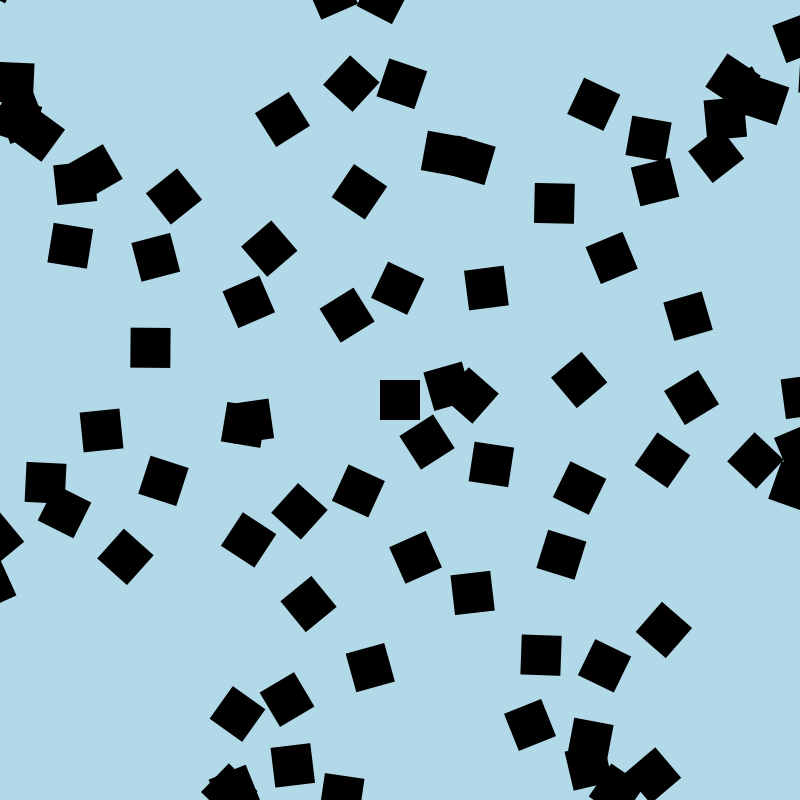
Frame 1 (no input)
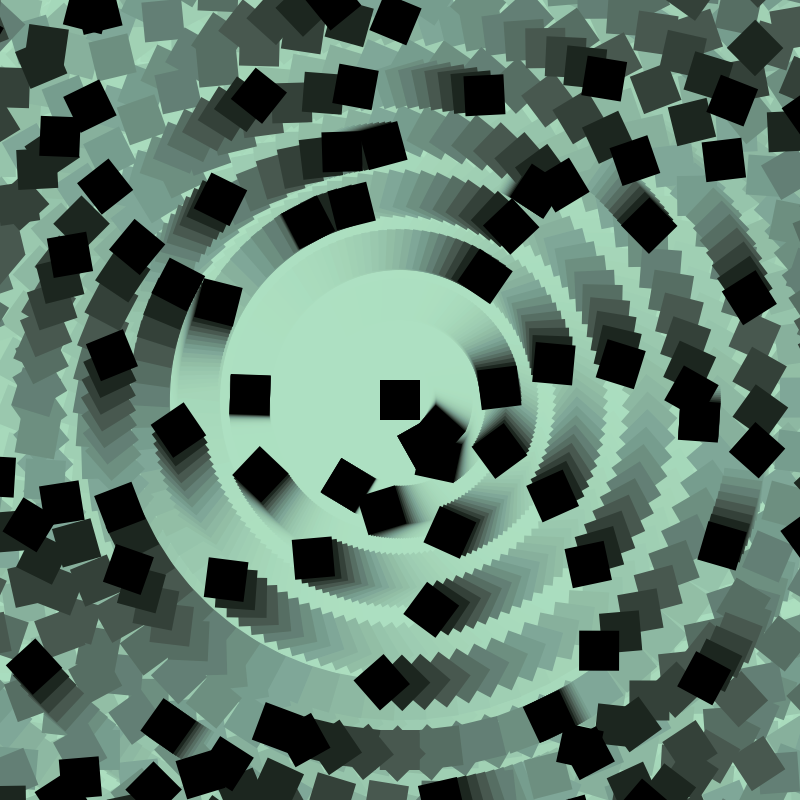
Frame 60 (the mouse pressed at the canvas centre just before this capture)
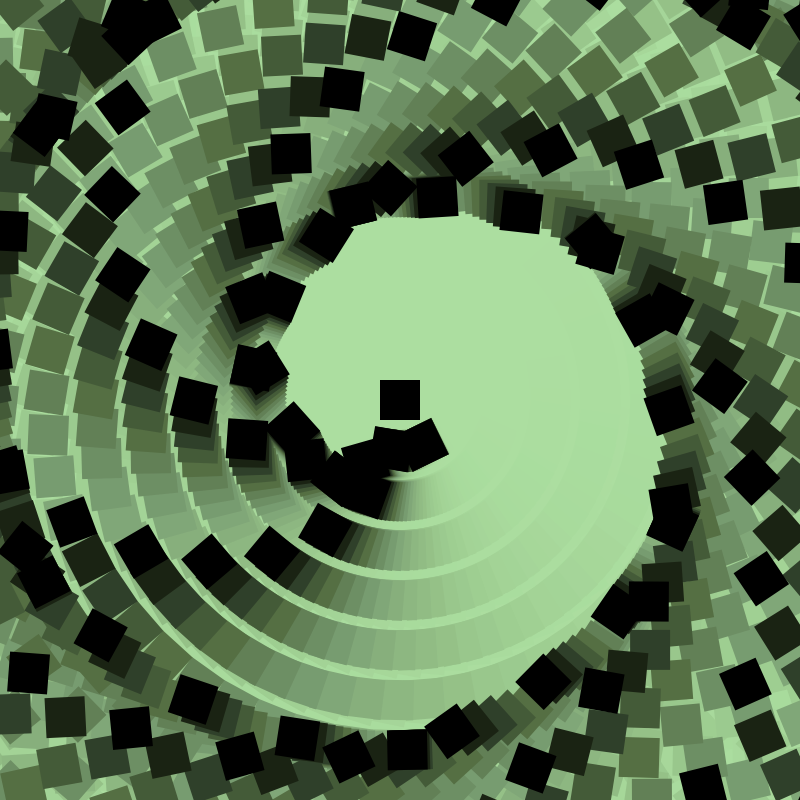
Frame 120 (the mouse held since frame 60 and released just before this capture)

The Processing sketch that drew these frames (run headless with seeded random() and noise(); from frame 60 on, the mouse is pressed at the canvas centre):

// Processing sketch: processing_170176
// ── processing_170176.pde

float r = 1;
 
 
void setup()
{
  size(800, 800);
  background(random(150,200),random(200,250),random(100,255));
  rectMode(CENTER);
  noStroke();
  smooth();
}
   
  void draw()
  {
    fill(random(150,200),random(200,250),random(100,255),40);
    rect(width / 2,height / 2,width,height);
    translate(width / 2,height / 2);
     
     
    for(int y = 0; y < height+25; y = y+50)
    {
  fill(0);

  for (int x = 0; x < width+25; x = x+50)
{
   
  rect (x,y, 40, 40);
      rotate(r);
}}
    r = r + 0.001;
     
  }
